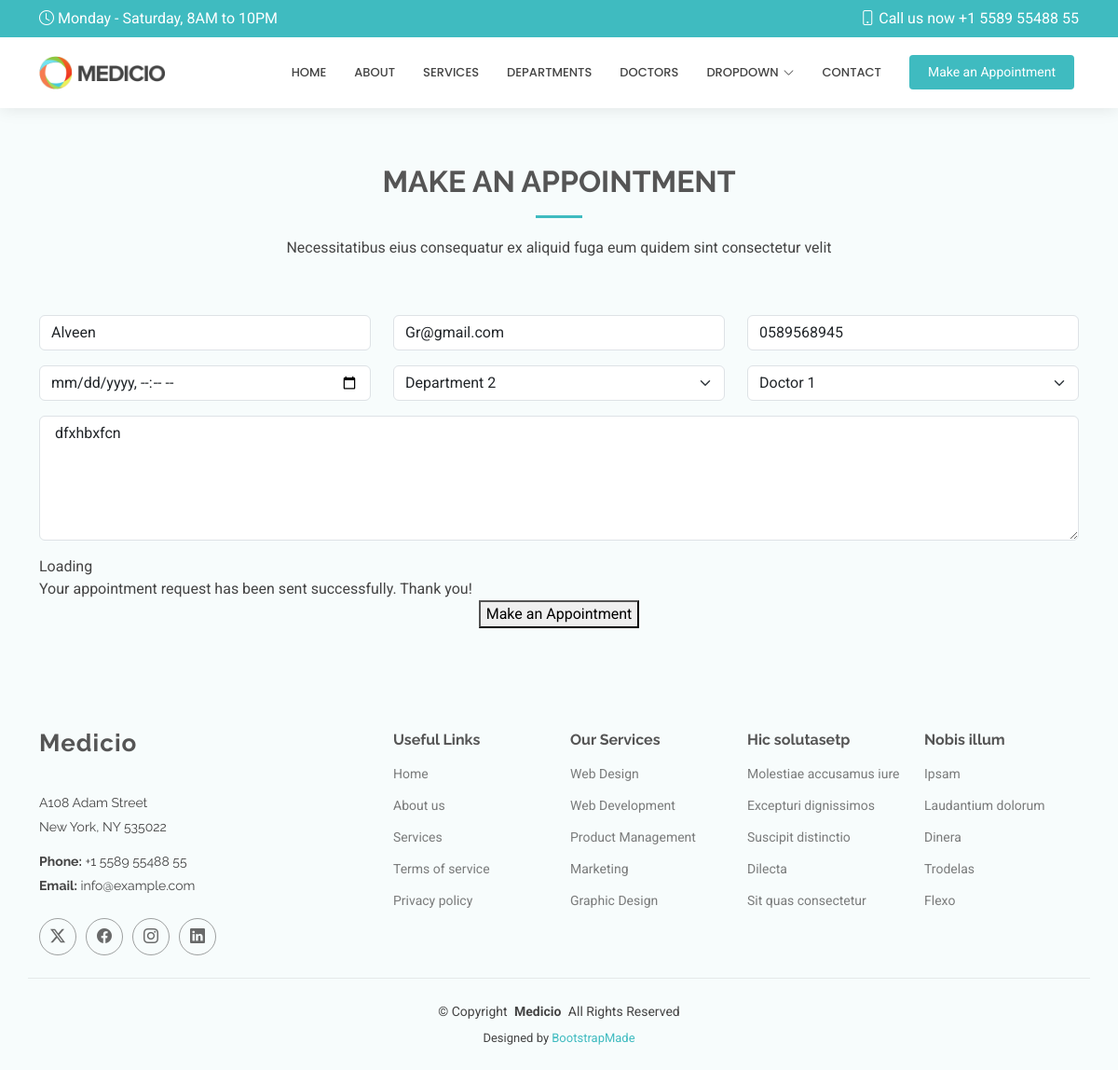
Page /edit/1 on the earlier database version.
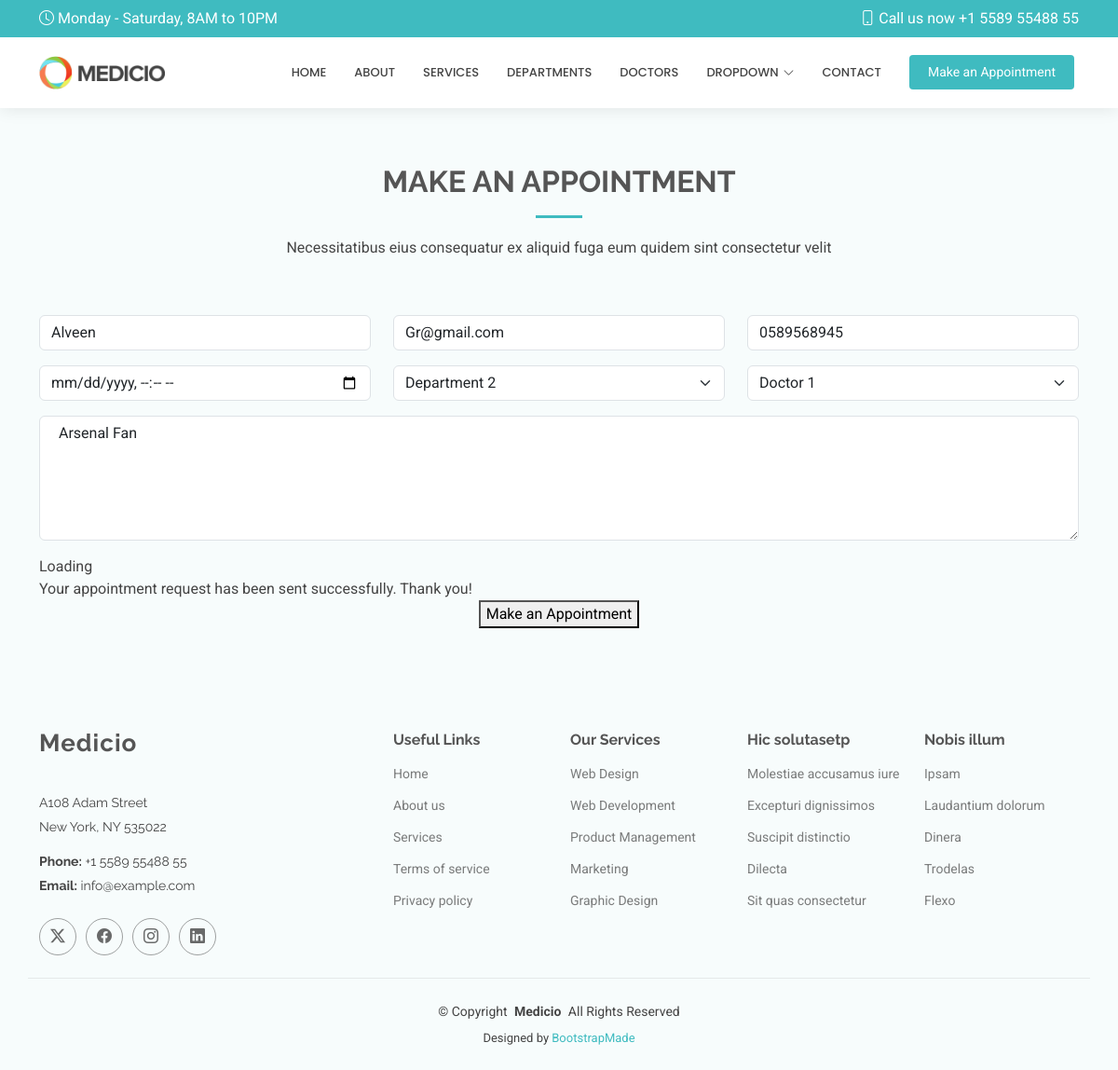
Same page on the later database version.
### medicioapp/models.py (models this page shows, shortened)
class Appointment(models.Model):
    name = models.CharField(max_length=50)
    email = models.EmailField()
    phone = models.CharField(max_length=100)
    date = models.DateTimeField()
    department = models.CharField(max_length=50)
    doctor =models.CharField(max_length=50)
    message = models.TextField()

### medicioapp/views.py (the view)
# urls.py: path('edit/<int:id>', views.edit, name='edit'),
def edit(request,id):
    appointment = get_object_or_404(Appointment,id=id)
    if request.method == 'POST':
        appointment.name = request.POST.get('name')
        appointment.email = request.POST.get('email')
        appointment.phone = request.POST.get('phone')
        appointment.date = request.POST.get('date')
        appointment.department = request.POST.get('department')
        appointment.doctor = request.POST.get('doctor')
        appointment.message = request.POST.get('message')
        appointment.save()
        return redirect('/show')
    else:
        return render(request,'edit.html',{'appointment':appointment})

### Templates/edit.html (shortened to what this page needs)
{% extends 'starter-page.html' %}
{% load static %}
{% block content %}
    <section id="appointment" class="appointment section light-background">
      <div class="container section-title" data-aos="fade-up">
        <h2>MAKE AN APPOINTMENT</h2>
        <p>Necessitatibus eius consequatur ex aliquid fuga eum quidem sint consectetur velit</p>
      </div>
      <div class="container" data-aos="fade-up" data-aos-delay="100">
        <form method="post">
          <div class="row">
            <div class="col-md-4 form-group">
              <input type="text" value="{{ appointment.name }}" name="name" class="form-control" id="name" placeholder="Your Name" required="">
            </div>
            <div class="col-md-4 form-group mt-3 mt-md-0">
              <input type="email" value="{{ appointment.email }}" class="form-control" name="email" id="email" placeholder="Your Email" required="">
            </div>
            <div class="col-md-4 form-group mt-3 mt-md-0">
              <input type="tel" value="{{ appointment.phone }}" class="form-control" name="phone" id="phone" placeholder="Your Phone" required="">
            </div>
          </div>
          <div class="row">
            <div class="col-md-4 form-group mt-3">
              <input type="datetime-local"   name="date" class="form-control datepicker" id="date" placeholder="Appointment Date" required="">
            </div>
            <div class="col-md-4 form-group mt-3">
              <select name="department" id="department" class="form-select" required="">
                <option value="Department 2"{% if appointment.department == "Department 2" %}selected{% endif %}>Department 2</option>
              </select>
            </div>
            <div class="col-md-4 form-group mt-3">
              <select name="doctor" id="doctor" class="form-select" required="">
                <option value="Doctor 1" {% if appointment.doctor == "Doctor 1" %}selected{% endif %}>Doctor 1</option>
              </select>
            </div>
          </div>
          <div class="form-group mt-3">
            <textarea class="form-control" name="message" rows="5" placeholder="Message (Optional)"> {{ appointment.message }}</textarea>
          </div>
          <div class="mt-3">
            <div class="loading">Loading</div>
            <div class="sent-message">Your appointment request has been sent successfully. Thank you!</div>
            <div class="text-center"><button type="submit">Make an Appointment</button></div>
          </div>
        </form>
      </div>
    </section>
{% endblock %}

Differences in the rows shown:
changed Appointment "Alveen": message "dfxhbxfcn" → "Arsenal Fan"
